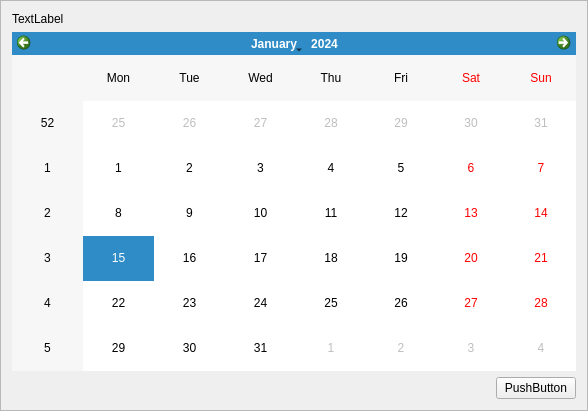
<?xml version="1.0" encoding="UTF-8"?>
<ui version="4.0">
 <class>Frame</class>
 <widget class="QFrame" name="Frame">
  <property name="geometry">
   <rect>
    <x>0</x>
    <y>0</y>
    <width>588</width>
    <height>411</height>
   </rect>
  </property>
  <property name="windowTitle">
   <string>Frame</string>
  </property>
  <property name="frameShape">
   <enum>QFrame::StyledPanel</enum>
  </property>
  <property name="frameShadow">
   <enum>QFrame::Raised</enum>
  </property>
  <layout class="QVBoxLayout" name="verticalLayout">
   <item>
    <widget class="QLabel" name="labelPrompt">
     <property name="text">
      <string>TextLabel</string>
     </property>
    </widget>
   </item>
   <item>
    <widget class="QCalendarWidget" name="calendarWidget"/>
   </item>
   <item>
    <layout class="QHBoxLayout" name="horizontalLayout">
     <item>
      <spacer name="horizontalSpacer">
       <property name="orientation">
        <enum>Qt::Horizontal</enum>
       </property>
       <property name="sizeHint" stdset="0">
        <size>
         <width>40</width>
         <height>20</height>
        </size>
       </property>
      </spacer>
     </item>
     <item>
      <widget class="QPushButton" name="buttonNext">
       <property name="text">
        <string>PushButton</string>
       </property>
       <property name="UIText" stdset="0">
        <string>110007</string>
       </property>
      </widget>
     </item>
    </layout>
   </item>
  </layout>
 </widget>
 <resources/>
 <connections/>
</ui>
